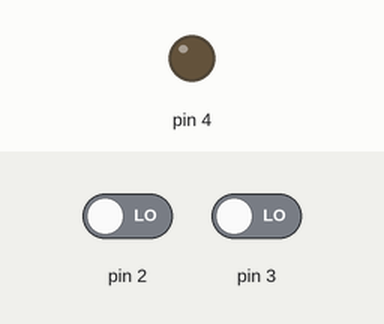
Bench run of a sketch on a simulated Arduino Uno, built with avr-gcc and run on an emulated ATmega328P. On the bench: output pins drawn as LEDs (lit = HIGH). The inputs (shaded band) are chosen by the test bench; at power-on: pin 2 LOW, pin 3 LOW.

Above: at 1.2 s.
1.3 s: pin 2 driven HIGH and pin 3 driven HIGH
At 2.3 s:
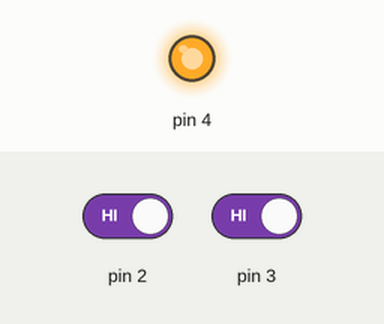
2.8 s: pin 2 driven LOW
At 3.5 s:
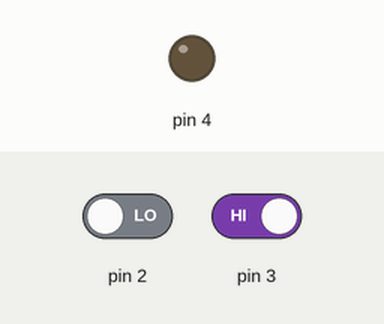
4.3 s: pin 2 driven HIGH
At 4.6 s:
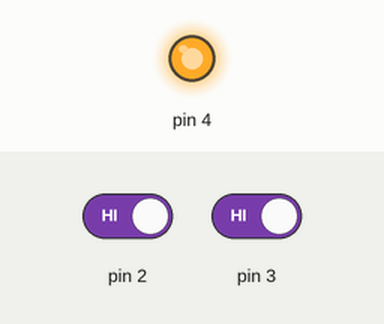
Timing chart, 0 to 7.3 s (numbered marks = the images above; inputs shaded):
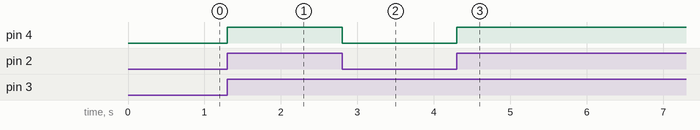

The sketch:

and2entradas.ino
```cpp
//Autor:Dario Jorge
//Iglesias
boolean A,B,Z;
void setup()
{
 pinMode(2,INPUT);
 pinMode(3,INPUT);
 pinMode(4,OUTPUT);
}
void loop()
{
 A=digitalRead(2);
 B=digitalRead(3);
 Z=(A&B);//Z=A.B
 digitalWrite(4,Z);
}
```

Measured:
- after the input at 1.3 s, pin 4: LOW → HIGH at once
- after the input at 2.8 s, pin 4: HIGH → LOW at once
- after the input at 4.3 s, pin 4: LOW → HIGH at once
